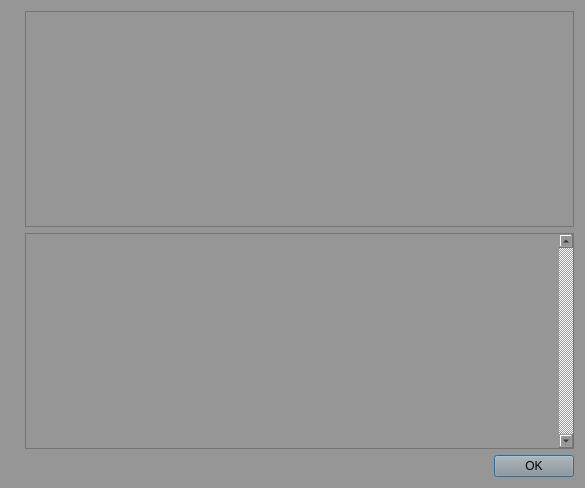
<?xml version="1.0" encoding="UTF-8"?>
<ui version="4.0">
 <class>HelpMessageDialog</class>
 <widget class="QDialog" name="HelpMessageDialog">
  <property name="geometry">
   <rect>
    <x>0</x>
    <y>0</y>
    <width>585</width>
    <height>488</height>
   </rect>
  </property>
  <property name="font">
   <font>
    <pointsize>10</pointsize>
   </font>
  </property>
  <property name="windowTitle">
   <string notr="true">StakeCenterCash - Command-line options</string>
  </property>
  <property name="styleSheet">
   <string notr="true">background-color: rgb(150, 150, 150);</string>
  </property>
  <layout class="QHBoxLayout" name="horizontalLayout_2">
   <item>
    <widget class="QLabel" name="graphic">
     <property name="sizePolicy">
      <sizepolicy hsizetype="Preferred" vsizetype="Ignored">
       <horstretch>0</horstretch>
       <verstretch>0</verstretch>
      </sizepolicy>
     </property>
     <property name="pixmap">
      <pixmap resource="../StakeCenterCash.qrc">:/images/about</pixmap>
     </property>
    </widget>
   </item>
   <item>
    <layout class="QVBoxLayout" name="verticalLayout">
     <item>
      <widget class="QTextEdit" name="helpMessage">
       <property name="readOnly">
        <bool>true</bool>
       </property>
      </widget>
     </item>
     <item>
      <widget class="QScrollArea" name="scrollArea">
       <property name="verticalScrollBarPolicy">
        <enum>Qt::ScrollBarAlwaysOn</enum>
       </property>
       <property name="widgetResizable">
        <bool>true</bool>
       </property>
       <widget class="QWidget" name="scrollAreaWidgetContents">
        <property name="geometry">
         <rect>
          <x>0</x>
          <y>0</y>
          <width>477</width>
          <height>212</height>
         </rect>
        </property>
        <layout class="QVBoxLayout" name="verticalLayout_2">
         <item>
          <widget class="QLabel" name="aboutMessage">
           <property name="cursor">
            <cursorShape>IBeamCursor</cursorShape>
           </property>
           <property name="textFormat">
            <enum>Qt::PlainText</enum>
           </property>
           <property name="alignment">
            <set>Qt::AlignLeading|Qt::AlignLeft|Qt::AlignTop</set>
           </property>
           <property name="openExternalLinks">
            <bool>true</bool>
           </property>
           <property name="textInteractionFlags">
            <set>Qt::LinksAccessibleByMouse|Qt::TextSelectableByKeyboard|Qt::TextSelectableByMouse</set>
           </property>
          </widget>
         </item>
        </layout>
       </widget>
      </widget>
     </item>
     <item>
      <widget class="QDialogButtonBox" name="okButton">
       <property name="orientation">
        <enum>Qt::Horizontal</enum>
       </property>
       <property name="standardButtons">
        <set>QDialogButtonBox::Ok</set>
       </property>
      </widget>
     </item>
    </layout>
   </item>
  </layout>
 </widget>
 <resources>
  <include location="../StakeCenterCash.qrc"/>
 </resources>
 <connections>
  <connection>
   <sender>okButton</sender>
   <signal>accepted()</signal>
   <receiver>HelpMessageDialog</receiver>
   <slot>accept()</slot>
   <hints>
    <hint type="sourcelabel">
     <x>20</x>
     <y>20</y>
    </hint>
    <hint type="destinationlabel">
     <x>20</x>
     <y>20</y>
    </hint>
   </hints>
  </connection>
  <connection>
   <sender>okButton</sender>
   <signal>rejected()</signal>
   <receiver>HelpMessageDialog</receiver>
   <slot>reject()</slot>
   <hints>
    <hint type="sourcelabel">
     <x>20</x>
     <y>20</y>
    </hint>
    <hint type="destinationlabel">
     <x>20</x>
     <y>20</y>
    </hint>
   </hints>
  </connection>
 </connections>
</ui>
